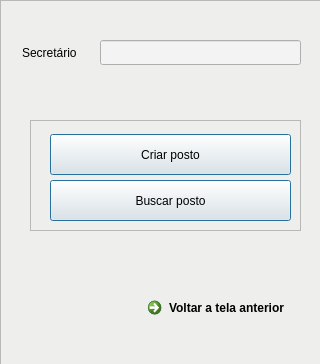
<?xml version="1.0" encoding="UTF-8"?>
<ui version="4.0">
 <class>PostsManagementWindow</class>
 <widget class="QMainWindow" name="PostsManagementWindow">
  <property name="geometry">
   <rect>
    <x>0</x>
    <y>0</y>
    <width>320</width>
    <height>364</height>
   </rect>
  </property>
  <property name="windowTitle">
   <string>Gerenciar postos</string>
  </property>
  <widget class="QWidget" name="centralwidget">
   <widget class="QFrame" name="frame">
    <property name="geometry">
     <rect>
      <x>0</x>
      <y>0</y>
      <width>321</width>
      <height>371</height>
     </rect>
    </property>
    <property name="styleSheet">
     <string notr="true">background-color: rgb(238, 238, 236);</string>
    </property>
    <property name="frameShape">
     <enum>QFrame::StyledPanel</enum>
    </property>
    <property name="frameShadow">
     <enum>QFrame::Raised</enum>
    </property>
    <widget class="QLineEdit" name="secretaryTag">
     <property name="geometry">
      <rect>
       <x>20</x>
       <y>40</y>
       <width>81</width>
       <height>25</height>
      </rect>
     </property>
     <property name="text">
      <string>Secretário</string>
     </property>
     <property name="frame">
      <bool>false</bool>
     </property>
     <property name="readOnly">
      <bool>true</bool>
     </property>
    </widget>
    <widget class="QLineEdit" name="secretaryName">
     <property name="geometry">
      <rect>
       <x>100</x>
       <y>40</y>
       <width>201</width>
       <height>25</height>
      </rect>
     </property>
     <property name="styleSheet">
      <string notr="true">background-color: rgb(243, 243, 243);</string>
     </property>
    </widget>
    <widget class="QFrame" name="wrapper">
     <property name="geometry">
      <rect>
       <x>30</x>
       <y>120</y>
       <width>271</width>
       <height>111</height>
      </rect>
     </property>
     <property name="styleSheet">
      <string notr="true">border-color: rgb(92, 53, 102);</string>
     </property>
     <property name="frameShape">
      <enum>QFrame::StyledPanel</enum>
     </property>
     <property name="frameShadow">
      <enum>QFrame::Raised</enum>
     </property>
     <widget class="QPushButton" name="createPostButton">
      <property name="geometry">
       <rect>
        <x>20</x>
        <y>14</y>
        <width>241</width>
        <height>41</height>
       </rect>
      </property>
      <property name="text">
       <string>Criar posto</string>
      </property>
      <property name="default">
       <bool>true</bool>
      </property>
     </widget>
     <widget class="QPushButton" name="findPostButton">
      <property name="geometry">
       <rect>
        <x>20</x>
        <y>60</y>
        <width>241</width>
        <height>41</height>
       </rect>
      </property>
      <property name="text">
       <string>Buscar posto</string>
      </property>
      <property name="default">
       <bool>true</bool>
      </property>
     </widget>
    </widget>
    <widget class="QCommandLinkButton" name="previusPageCommandButton">
     <property name="geometry">
      <rect>
       <x>140</x>
       <y>290</y>
       <width>161</width>
       <height>41</height>
      </rect>
     </property>
     <property name="text">
      <string>Voltar a tela anterior</string>
     </property>
    </widget>
   </widget>
  </widget>
 </widget>
 <resources/>
 <connections/>
</ui>
